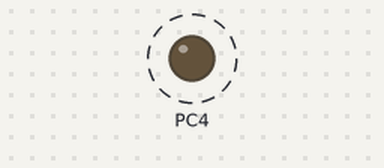
This program was run on a simulated ATmega328P, built with avr-gcc and emulated at 1 MHz. On the bench: output pins drawn as LEDs (lit = HIGH). Dashed ring = blinking.

Above: at 0.4 s.
Timing chart, 0 to 3.0 s (numbered marks = the images above):
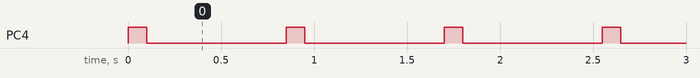

Measured:
- by itself, PC4: alternates HIGH for 0.10 s and LOW for 0.75 s

The program:

main.c
```c
/*
 * New_AK_protoboard.c
 *
 * Created: 9/17/2016 12:56:50 PM
 * Author : Aleksij
 */

#include <avr/io.h>
#include <util/delay.h>

int main(void)
{
    DDRC |= (1<<DDC4);
	PORTC |= (1<<PORTC4);

    while (1)
    {
		_delay_ms(100);
		PORTC &= ~(1<<PORTC4);
		_delay_ms(750);
		PORTC |= (1<<PORTC4);
    }
}
```
